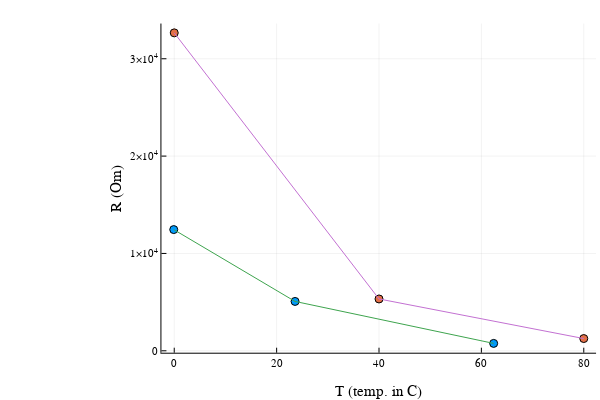

This figure's notebook cell:
### Code cell
# Зверху американські заміри, знизу відповідно наші.
plot([exp_T, am_T], [exp_R, am_R], t=[:scatter, :line], xlabel="T (temp. in C)", ylabel="R (Om)", label="")

### Figure 1 — Plotly figure (JSON) as saved in the notebook; plotly's stock layout.template omitted (floating-point values rounded to 4 significant figures)
{"data": [{"colorbar": {"title": ""}, "legendgroup": "", "marker": {"color": "rgba(0, 154, 250, 1.000)", "line": {"color": "rgba(0, 0, 0, 1.000)", "width": 1}, "size": 8, "symbol": "circle"}, "mode": "markers", "name": "", "showlegend": false, "type": "scatter", "x": [-0.1, 23.6, 62.4], "xaxis": "x", "y": [12450, 5070, 760], "yaxis": "y", "zmax": null, "zmin": null}, {"colorbar": {"title": ""}, "legendgroup": "", "marker": {"color": "rgba(227, 111, 71, 1.000)", "line": {"color": "rgba(0, 0, 0, 1.000)", "width": 1}, "size": 8, "symbol": "circle"}, "mode": "markers", "name": "", "showlegend": false, "type": "scatter", "x": [0, 40, 80], "xaxis": "x", "y": [32660, 5325, 1257], "yaxis": "y", "zmax": null, "zmin": null}, {"colorbar": {"title": ""}, "legendgroup": "", "line": {"color": "rgba(62, 164, 78, 1.000)", "dash": "solid", "shape": "linear", "width": 1}, "mode": "lines", "name": "", "showlegend": false, "type": "scatter", "x": [-0.1, 23.6, 62.4], "xaxis": "x", "y": [12450, 5070, 760], "yaxis": "y", "zmax": null, "zmin": null}, {"colorbar": {"title": ""}, "legendgroup": "", "line": {"color": "rgba(195, 113, 210, 1.000)", "dash": "solid", "shape": "linear", "width": 1}, "mode": "lines", "name": "", "showlegend": false, "type": "scatter", "x": [0, 40, 80], "xaxis": "x", "y": [32660, 5325, 1257], "yaxis": "y", "zmax": null, "zmin": null}], "layout": {"annotations": [], "height": 400, "legend": {"bgcolor": "rgba(255, 255, 255, 1.000)", "bordercolor": "rgba(0, 0, 0, 1.000)", "borderwidth": 1, "font": {"color": "rgba(0, 0, 0, 1.000)", "family": "sans-serif", "size": 11}, "tracegroupgap": 0, "traceorder": "normal", "x": 1, "xanchor": "auto", "y": 1, "yanchor": "auto"}, "margin": {"b": 20, "l": 0, "r": 0, "t": 20}, "paper_bgcolor": "rgba(255, 255, 255, 1.000)", "plot_bgcolor": "rgba(255, 255, 255, 1.000)", "showlegend": true, "width": 600, "xaxis": {"anchor": "y", "domain": [0.2691, 0.9934], "gridcolor": "rgba(0, 0, 0, 0.100)", "gridwidth": 0.5, "linecolor": "rgba(0, 0, 0, 1.000)", "mirror": false, "range": [-2.503, 82.4], "showgrid": true, "showline": true, "showticklabels": true, "tickangle": 0, "tickcolor": "rgb(0, 0, 0)", "tickfont": {"color": "rgba(0, 0, 0, 1.000)", "family": "sans-serif", "size": 11}, "tickmode": "array", "ticks": "inside", "ticktext": ["0", "20", "40", "60", "80"], "tickvals": [0, 20, 40, 60, 80], "title": "T (temp. in C)", "titlefont": {"color": "rgba(0, 0, 0, 1.000)", "family": "sans-serif", "size": 15}, "type": "-", "visible": true, "zeroline": false, "zerolinecolor": "rgba(0, 0, 0, 1.000)"}, "yaxis": {"anchor": "x", "domain": [0.07581, 0.9902], "gridcolor": "rgba(0, 0, 0, 0.100)", "gridwidth": 0.5, "linecolor": "rgba(0, 0, 0, 1.000)", "mirror": false, "range": [-197, 33617], "showgrid": true, "showline": true, "showticklabels": true, "tickangle": 0, "tickcolor": "rgb(0, 0, 0)", "tickfont": {"color": "rgba(0, 0, 0, 1.000)", "family": "sans-serif", "size": 11}, "tickmode": "array", "ticks": "inside", "ticktext": ["0", "1×10<sup>4</sup>", "2×10<sup>4</sup>", "3×10<sup>4</sup>"], "tickvals": [0, 10000, 20000, 30000], "title": "R (Om)", "titlefont": {"color": "rgba(0, 0, 0, 1.000)", "family": "sans-serif", "size": 15}, "type": "-", "visible": true, "zeroline": false, "zerolinecolor": "rgba(0, 0, 0, 1.000)"}}}
